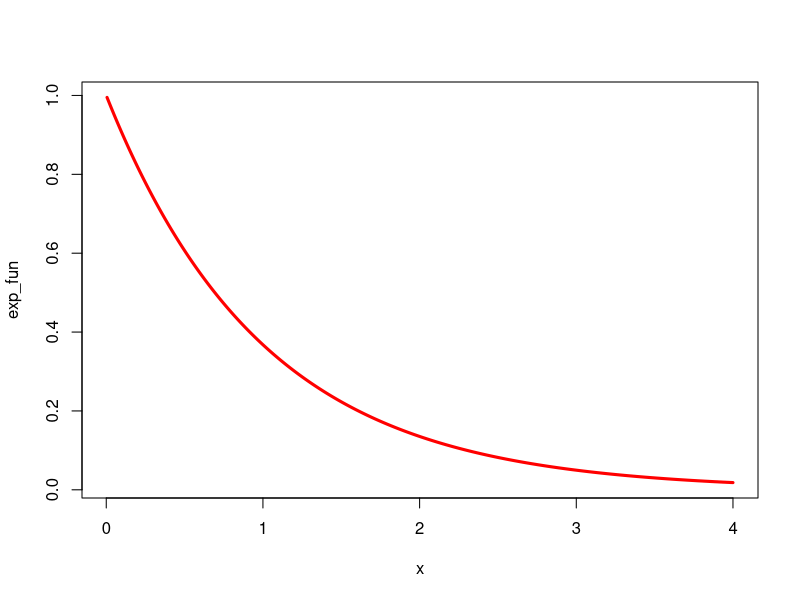
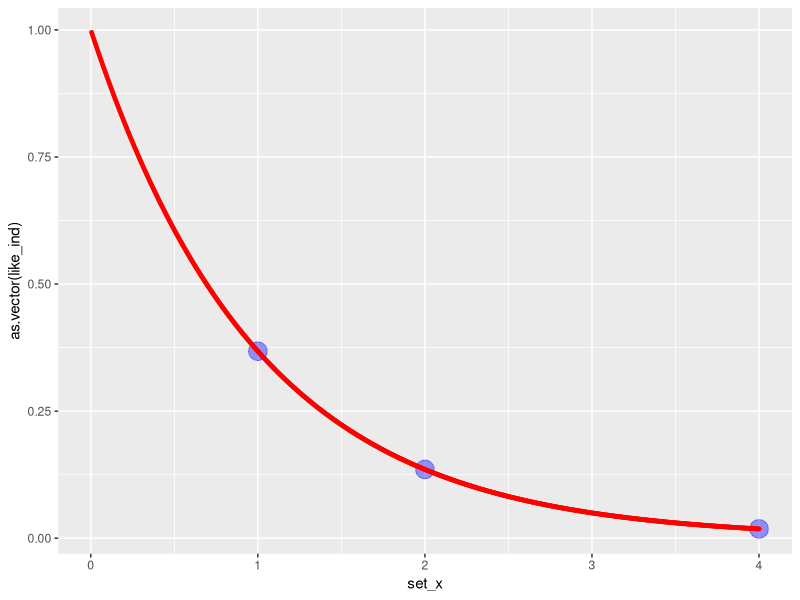

These figures' R source, in order: (Note: this script raises an error after producing the figures.)
### hw05

if(! require(ggplot2))
	{install.packages("ggplot2")}
library("ggplot2")

####### (a) ####### 
rm(list=ls())
x = (1:800)/200
theta = 1
exp_fun = theta*exp(-theta*x)
plot(x,exp_fun, type = "l", col = "red", lwd = 3)

####### (b) ####### 
set_x = c(1,2,4)
like_ind = NULL
theta = 1
for(i in 1:length(set_x))
{ 
	temp = theta*exp(-theta*set_x[i])
	like_ind = cbind(like_ind, temp)
}
p1 <- ggplot() + geom_point(alpha = 0.4, colour = "blue", aes(x = set_x, y = as.vector(like_ind), size = 0.31))
p1 <- p1 + geom_point(alpha = 1.0, colour = "red", aes(x = x, y = exp_fun, size = 0.3)) + theme(legend.position="none")
p1

####### (g) ####### 
rm(list=ls())
theta = (1:1600)/400
alpha = 2.0
beta = 0.2
num = 256
gamma_fn = (beta**(alpha))/exp(lgamma(alpha))*(theta**(alpha-1))*exp(-beta*theta)
rand_exp = as.vector(rexp(n = num, rate = 1))

for(i in 1:num)
{
	alpha = alpha + 1
	beta = beta + rand_exp[i]
	if(i == 4)
	{gamma_fn4 = exp(alpha*log(beta) - lgamma(alpha) + (alpha-1)*log(theta) - beta*theta)}
	if(i == 8)
	{gamma_fn8 = exp(alpha*log(beta) - lgamma(alpha) + (alpha-1)*log(theta) - beta*theta)}
	if(i == 16)
	{gamma_fn16 = exp(alpha*log(beta) - lgamma(alpha) + (alpha-1)*log(theta) - beta*theta)}
	if(i == 256)
	{gamma_fn256 = exp(alpha*log(beta) - lgamma(alpha) + (alpha-1)*log(theta) - beta*theta)}
}
p1 <- ggplot() 
p1 <- p1 + geom_point(colour = "tomato", alpha = 10/10, aes(x = theta, y = gamma_fn256))
p1 <- p1 + geom_point(colour = "gray58", alpha = 5/10, aes(x = theta, y = gamma_fn16))
p1 <- p1 + geom_point(colour = "black", alpha = 1/10, aes(x = theta, y = gamma_fn8))
p1 <- p1 + geom_point(colour = "lightslateblue", alpha = 1/10, aes(x = theta, y = gamma_fn4))
p1 <- p1 + geom_point(colour = "springgreen3", alpha = 1/10, aes(x = theta, y = gamma_fn))
p1 <- p1 + labs(list(title="Gamma Posterior pdf", x="Theta", y=" ")) + layer(geom="jitter")
p1
